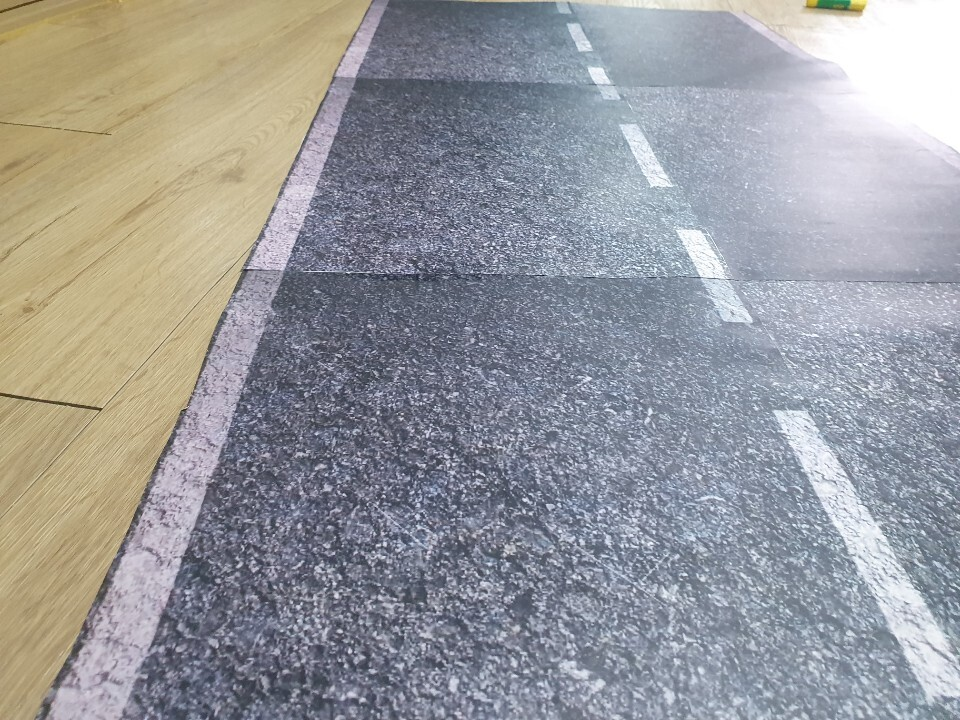
#> input picture trialroad.jpg, 960 x 720 px
$ python roi_coord.py
#> lines starting #> are read from the running program, lines starting #| are printed output that depends on the picture; after the words box and inside, x2 and y2 are one past the last pixel; in counts of white or black regions, pixels touching at a corner belong together
import cv2
import imutils
import matplotlib.pyplot as plt
import numpy as np


def roi(image):

	pts1 = np.float32([[40,135],[360,135],[5,185],[400,185]])
	pts2 = np.float32([[0,0],[400,0],[0,240],[400,240]])
	# [4 lines of commented-out code are left out]
	Matrix = cv2.getPerspectiveTransform(pts1, pts2)
	imgPers = cv2.warpPerspective(image, Matrix, (400, 240))
	return imgPers

def Histrogram(imgclone):
    hist = np.float32([])
    hist = np.resize(hist, 400)

    for i in range(400):
        ROILane = imgclone(cv2.rectangle(i,140,1,100))
        ROILane = cv2.rectangle(imgclone, (i, 140), (1, 100), 255)
        ROILane = cv2.divide(255, ROILane)
        np.append(hist, int(sum(ROILane)[0]))
    return hist

def LaneFinder(imgclone, hist):
    LeftPtr = np.argmax(hist[:150])
    LeftLanePos = np.diff(hist[0], LeftPtr)

    RightPtr = np.argmax(hist[250:])
    RightLanePos = np.diff(hist[0], LeftPtr)

    cv2.line(imgFinal, [LeftLanePos, 0], [LeftLanePos, 240], color=(0,255,0), thickness=2)
    cv2.line(imgFinal, [RightLanePos, 0], [RightLanePos, 240], color=(0,255,0), thickness=2)
    return LeftLanePos, RightLanePos

def LaneCenter(imgclone, LeftLanePos, RightLanePos):
    laneCenter = (RightLanePos - LeftLanePos) / 2 + LeftLanePos
    frameCenter = 188

    cv2.line(imgFinal, [laneCenter, 0], [laneCenter, 240], color=(0,255,0), thickness=3)
    cv2.line(imgFinal, [frameCenter, 0], [frameCenter, 240], color=(255,0,0), thickness=3)

    Result = laneCenter - frameCenter
    return Result


image = cv2.imread('trialroad.jpg')
#> image is the input picture: shape (720, 960, 3); mean B, G, R 156.8, 154, 153.2
img = cv2.resize(image, (400, 240), interpolation = cv2.INTER_AREA)#imutils.resize(image, width=1000)
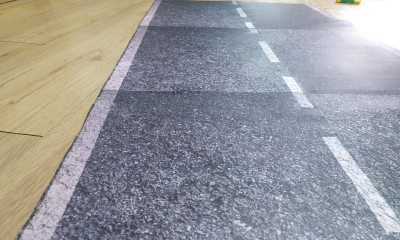
#> img: shape (240, 400, 3); mean B, G, R 156.8, 154, 153.2
gray = cv2.cvtColor(img, cv2.COLOR_BGR2GRAY)
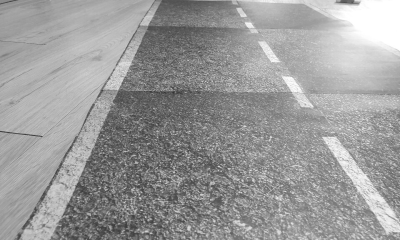
#> gray: shape (240, 400); min 52, max 255, mean 154.1
mask = cv2.inRange(gray, 188, 255)
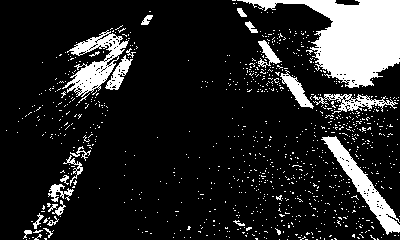
#> mask: shape (240, 400); 15% white; 961 white regions (938 under 20 px), largest, box (x1, y1, x2, y2) and area: (237, 0, 400, 88) 6486, (321, 136, 400, 235) 1668, (62, 30, 129, 97) 1631
blurred = cv2.GaussianBlur(gray, (5, 5), 50)
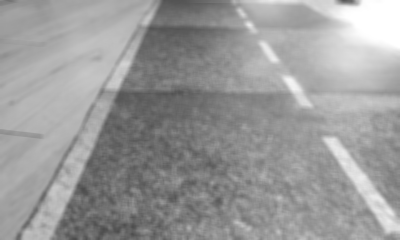
#> blurred: shape (240, 400); min 75, max 255, mean 154.1
edge = cv2.Canny(blurred, 120, 150)
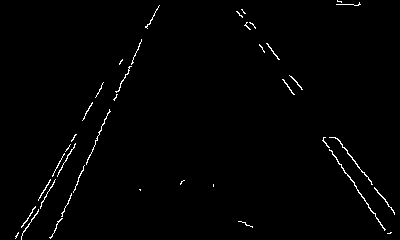
#> edge: shape (240, 400); 1.2% white in thin lines or dots
mixed = cv2.add(edge, mask)
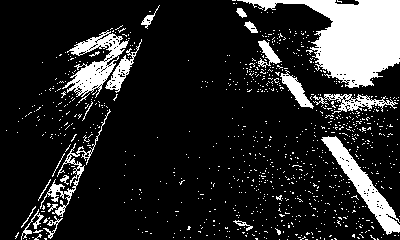
#> mixed: shape (240, 400); 15.9% white; 941 white regions (920 under 20 px), largest, box (x1, y1, x2, y2) and area: (237, 0, 400, 88) 6498, (321, 136, 400, 235) 1810, (62, 30, 129, 98) 1648
mixed = imgclone = cv2.cvtColor(mixed, cv2.COLOR_RGB2BGR)
roi = roi(mixed)
#> in roi, `imgPers = cv2.warpPerspective(image, Matrix, (400, 240))`:
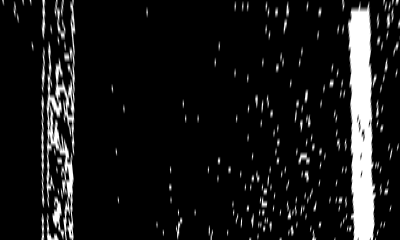
#> imgPers: shape (240, 400, 3); min 0, max 255, mean 23.7

#hist = Histrogram(roi)


# plt.imshow(roi)
# plt.show()
cv2.imshow("lanes", roi)
cv2.waitKey(0)
